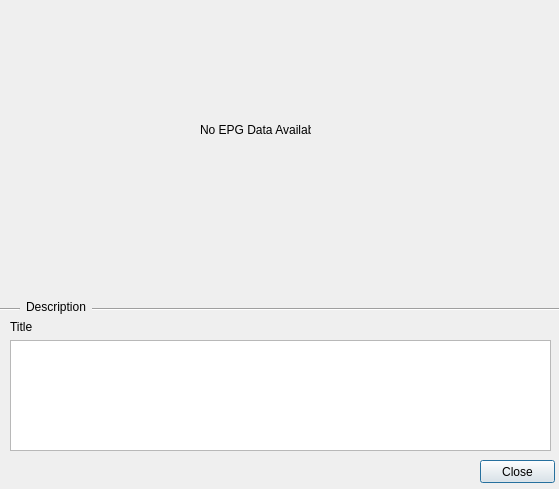
<?xml version="1.0" encoding="UTF-8"?>
<ui version="4.0">
 <class>programGuideDialog</class>
 <widget class="QDialog" name="programGuideDialog">
  <property name="geometry">
   <rect>
    <x>0</x>
    <y>0</y>
    <width>559</width>
    <height>489</height>
   </rect>
  </property>
  <property name="windowTitle">
   <string>Program Guide</string>
  </property>
  <widget class="QPushButton" name="pushButton">
   <property name="geometry">
    <rect>
     <x>480</x>
     <y>460</y>
     <width>75</width>
     <height>23</height>
    </rect>
   </property>
   <property name="text">
    <string>Close</string>
   </property>
  </widget>
  <widget class="QLabel" name="label_3">
   <property name="geometry">
    <rect>
     <x>200</x>
     <y>120</y>
     <width>111</width>
     <height>20</height>
    </rect>
   </property>
   <property name="text">
    <string>No EPG Data Available</string>
   </property>
  </widget>
  <widget class="QWidget" name="">
   <property name="geometry">
    <rect>
     <x>0</x>
     <y>300</y>
     <width>561</width>
     <height>20</height>
    </rect>
   </property>
   <layout class="QHBoxLayout" name="horizontalLayout">
    <item>
     <widget class="Line" name="line_2">
      <property name="sizePolicy">
       <sizepolicy hsizetype="Fixed" vsizetype="Fixed">
        <horstretch>1</horstretch>
        <verstretch>0</verstretch>
       </sizepolicy>
      </property>
      <property name="minimumSize">
       <size>
        <width>20</width>
        <height>0</height>
       </size>
      </property>
      <property name="orientation">
       <enum>Qt::Horizontal</enum>
      </property>
     </widget>
    </item>
    <item alignment="Qt::AlignTop">
     <widget class="QLabel" name="label">
      <property name="sizePolicy">
       <sizepolicy hsizetype="Fixed" vsizetype="Preferred">
        <horstretch>0</horstretch>
        <verstretch>0</verstretch>
       </sizepolicy>
      </property>
      <property name="text">
       <string>Description</string>
      </property>
     </widget>
    </item>
    <item>
     <widget class="Line" name="line">
      <property name="sizePolicy">
       <sizepolicy hsizetype="Expanding" vsizetype="Fixed">
        <horstretch>5</horstretch>
        <verstretch>0</verstretch>
       </sizepolicy>
      </property>
      <property name="orientation">
       <enum>Qt::Horizontal</enum>
      </property>
     </widget>
    </item>
   </layout>
  </widget>
  <widget class="QWidget" name="">
   <property name="geometry">
    <rect>
     <x>10</x>
     <y>320</y>
     <width>541</width>
     <height>131</height>
    </rect>
   </property>
   <layout class="QVBoxLayout" name="verticalLayout">
    <item>
     <widget class="QLabel" name="label_2">
      <property name="text">
       <string>Title</string>
      </property>
     </widget>
    </item>
    <item>
     <widget class="QTextEdit" name="textEdit"/>
    </item>
   </layout>
  </widget>
 </widget>
 <resources/>
 <connections/>
</ui>
